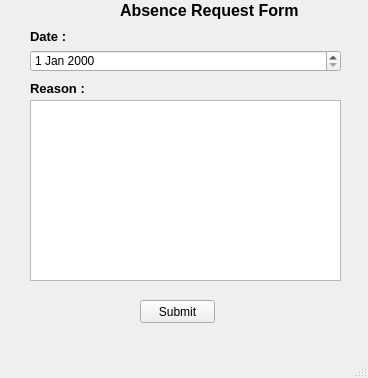
<?xml version="1.0" encoding="UTF-8"?>
<ui version="4.0">
 <class>MainWindow</class>
 <widget class="QMainWindow" name="MainWindow">
  <property name="geometry">
   <rect>
    <x>0</x>
    <y>0</y>
    <width>368</width>
    <height>378</height>
   </rect>
  </property>
  <property name="windowTitle">
   <string>MainWindow</string>
  </property>
  <widget class="QWidget" name="centralwidget">
   <widget class="QLabel" name="label">
    <property name="geometry">
     <rect>
      <x>120</x>
      <y>0</y>
      <width>191</width>
      <height>20</height>
     </rect>
    </property>
    <property name="font">
     <font>
      <pointsize>12</pointsize>
      <weight>75</weight>
      <bold>true</bold>
     </font>
    </property>
    <property name="text">
     <string>Absence Request Form</string>
    </property>
   </widget>
   <widget class="QLabel" name="label_2">
    <property name="geometry">
     <rect>
      <x>30</x>
      <y>30</y>
      <width>47</width>
      <height>13</height>
     </rect>
    </property>
    <property name="font">
     <font>
      <pointsize>10</pointsize>
      <weight>75</weight>
      <bold>true</bold>
     </font>
    </property>
    <property name="text">
     <string>Date : </string>
    </property>
   </widget>
   <widget class="QDateEdit" name="dateEdit">
    <property name="geometry">
     <rect>
      <x>30</x>
      <y>50</y>
      <width>311</width>
      <height>22</height>
     </rect>
    </property>
   </widget>
   <widget class="QTextEdit" name="textEdit">
    <property name="geometry">
     <rect>
      <x>30</x>
      <y>100</y>
      <width>311</width>
      <height>181</height>
     </rect>
    </property>
   </widget>
   <widget class="QLabel" name="label_3">
    <property name="geometry">
     <rect>
      <x>30</x>
      <y>80</y>
      <width>61</width>
      <height>16</height>
     </rect>
    </property>
    <property name="font">
     <font>
      <pointsize>10</pointsize>
      <weight>75</weight>
      <bold>true</bold>
     </font>
    </property>
    <property name="text">
     <string>Reason :</string>
    </property>
   </widget>
   <widget class="QPushButton" name="pushButton">
    <property name="geometry">
     <rect>
      <x>140</x>
      <y>300</y>
      <width>75</width>
      <height>23</height>
     </rect>
    </property>
    <property name="text">
     <string>Submit</string>
    </property>
   </widget>
  </widget>
  <widget class="QMenuBar" name="menubar">
   <property name="geometry">
    <rect>
     <x>0</x>
     <y>0</y>
     <width>368</width>
     <height>21</height>
    </rect>
   </property>
  </widget>
  <widget class="QStatusBar" name="statusbar"/>
 </widget>
 <resources/>
 <connections/>
</ui>
